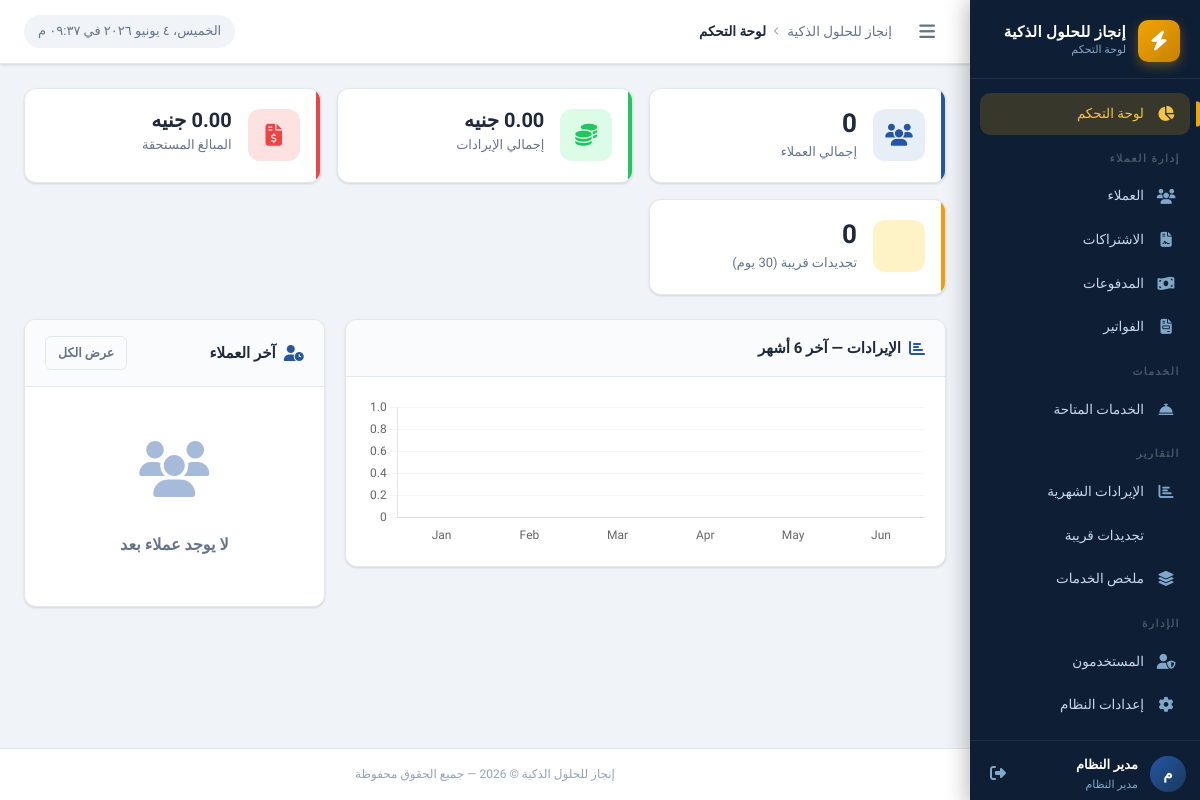
The page /dashboard.php (signed in) on the database as committed earlier.
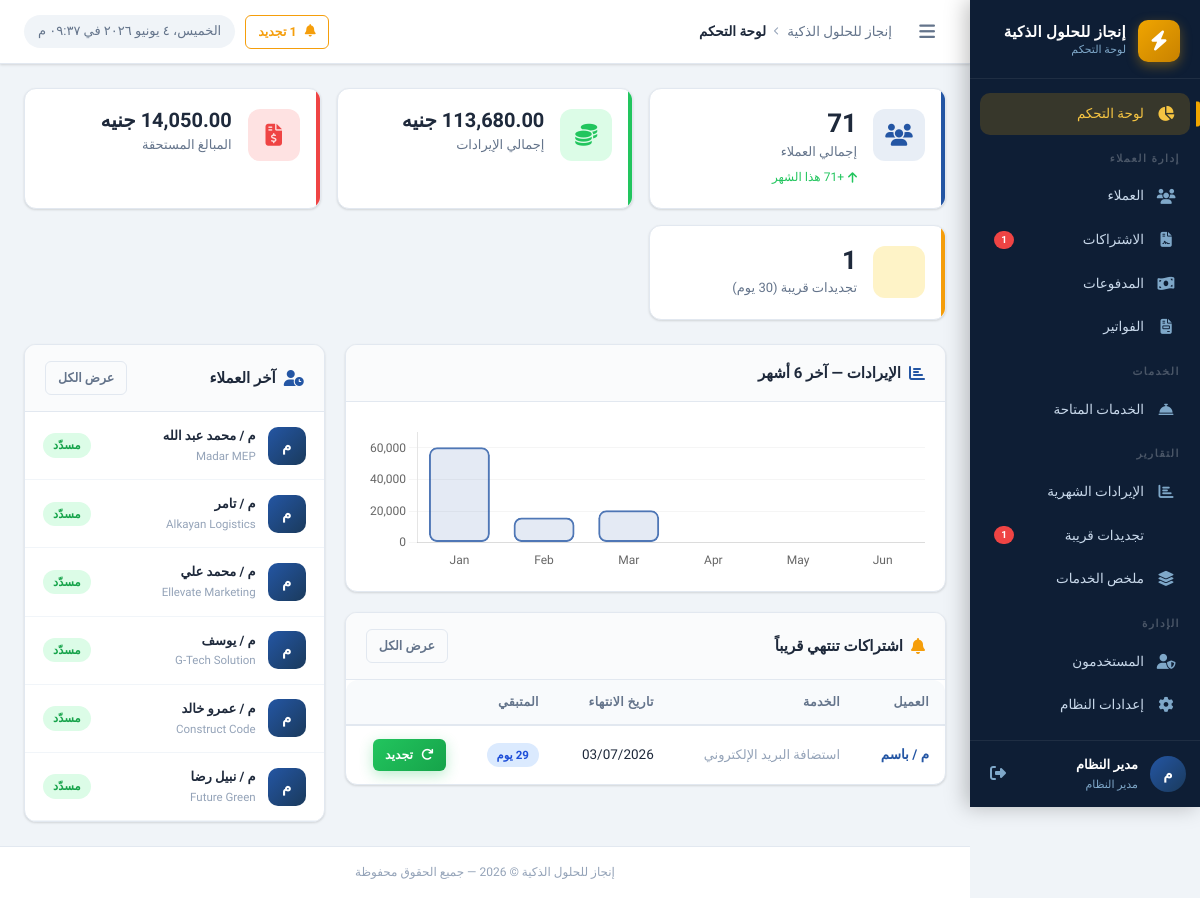
The same page on the database as committed later.
### tables this page shows
CREATE TABLE `client_subscriptions` (
  `id` int UNSIGNED NOT NULL,
  `client_id` int UNSIGNED NOT NULL,
  `service_id` int UNSIGNED NOT NULL,
  `plan_name` varchar(200) DEFAULT NULL COMMENT 'اسم الخطة (مثل: أساسية، بريميوم)',
  `price` decimal(10,2) NOT NULL DEFAULT '0.00' COMMENT 'سعر الاشتراك الفعلي',
  `start_date` date DEFAULT NULL,
  `end_date` date DEFAULT NULL,
  `status` enum('active','expired','cancelled','pending') NOT NULL DEFAULT 'active',
  `notes` text,
  `created_by` int UNSIGNED DEFAULT NULL,
  `created_at` datetime NOT NULL DEFAULT CURRENT_TIMESTAMP,
  `updated_at` datetime NOT NULL DEFAULT CURRENT_TIMESTAMP ON UPDATE CURRENT_TIMESTAMP
);

CREATE TABLE `clients` (
  `id` int UNSIGNED NOT NULL,
  `name` varchar(200) NOT NULL COMMENT 'اسم العميل',
  `company_name` varchar(200) DEFAULT NULL COMMENT 'اسم الشركة',
  `mobile` varchar(20) NOT NULL COMMENT 'رقم الموبايل',
  `mobile_2` varchar(20) DEFAULT NULL COMMENT 'رقم موبايل إضافي',
  `activity` varchar(200) DEFAULT NULL COMMENT 'النشاط التجاري',
  `domain` varchar(255) DEFAULT NULL,
  `domain_provider` varchar(100) DEFAULT NULL,
  `username_note` varchar(200) DEFAULT NULL COMMENT 'اسم المستخدم (للإشارة)',
  `email` varchar(200) DEFAULT NULL,
  `address` text,
  `notes` text,
  `status` tinyint(1) NOT NULL DEFAULT '1' COMMENT '1=نشط, 0=موقوف',
  `created_by` int UNSIGNED DEFAULT NULL,
  `created_at` datetime NOT NULL DEFAULT CURRENT_TIMESTAMP,
  `updated_at` datetime NOT NULL DEFAULT CURRENT_TIMESTAMP ON UPDATE CURRENT_TIMESTAMP
);

CREATE TABLE `services` (
  `id` int UNSIGNED NOT NULL,
  `name` varchar(200) NOT NULL COMMENT 'اسم الخدمة',
  `description` text,
  `default_price` decimal(10,2) NOT NULL DEFAULT '0.00',
  `duration_months` int NOT NULL DEFAULT '12' COMMENT 'مدة الاشتراك الافتراضية بالأشهر',
  `status` tinyint(1) NOT NULL DEFAULT '1',
  `created_by` int UNSIGNED DEFAULT NULL,
  `created_at` datetime NOT NULL DEFAULT CURRENT_TIMESTAMP,
  `sort_order` int NOT NULL DEFAULT '0'
);

### config/app.php (called while the page is built, shortened)
<?php
require_once INCLUDES_PATH . '/functions.php';
function getSettings(): array {
    static $settings = null;
    if ($settings === null) {
        try {
            $db  = getDB();
            $stmt = $db->query("SELECT `key`, `value` FROM `settings`");
            $settings = [];
            while ($row = $stmt->fetch()) {
                $settings[$row['key']] = $row['value'];
            }
        } catch (Exception $e) {
            $settings = [];
        }
    }
    return $settings;
}
function getSetting(string $key, string $default = ''): string {
    $settings = getSettings();
    return $settings[$key] ?? $default;
}

### includes/functions.php (called while the page is built, shortened)
<?php
function formatDate(?string $date, string $format = 'd/m/Y'): string {
    return date('d/m/Y', strtotime($date));
}
function e(mixed $value): string {
    return htmlspecialchars((string)$value, ENT_QUOTES, 'UTF-8');
}

### dashboard.php (the view, shortened to what the rows shown need)
<?php
require_once __DIR__ . '/config/app.php';
$db = getDB();
$warningDays = (int)getSetting('renewal_warning_days','30');
$latestClients = $db->query("
    SELECT c.*, COALESCE(SUM(CASE WHEN cs.status!='cancelled' THEN cs.price ELSE 0 END),0) as total,
           COALESCE((SELECT SUM(p.amount) FROM payments p WHERE p.client_id=c.id),0) as paid
    FROM clients c LEFT JOIN client_subscriptions cs ON cs.client_id=c.id
    GROUP BY c.id ORDER BY c.created_at DESC LIMIT 6
")->fetchAll();
$upcomingRenewals = $db->prepare("
    SELECT cs.*, c.name as client_name, c.mobile, s.name as service_name,
           DATEDIFF(cs.end_date, CURDATE()) as days_left
    FROM client_subscriptions cs
    JOIN clients c ON c.id=cs.client_id
    JOIN services s ON s.id=cs.service_id
    WHERE cs.status='active' AND cs.end_date BETWEEN CURDATE() AND DATE_ADD(CURDATE(), INTERVAL ? DAY)
    ORDER BY cs.end_date ASC LIMIT 8
");
$upcomingRenewals->execute([$warningDays]);
$upcomingRenewals = $upcomingRenewals->fetchAll();
$chartData = [];
for ($i = 5; $i >= 0; $i--) {
    $date  = new DateTime("first day of -$i month");
    $year  = $date->format('Y');
    $month = $date->format('m');
    $stmt  = $db->prepare("SELECT COALESCE(SUM(amount),0) FROM payments WHERE YEAR(payment_date)=? AND MONTH(payment_date)=?");
    $stmt->execute([$year,$month]);
    $chartData[] = ['label' => $date->format('M'), 'value' => (float)$stmt->fetchColumn()];
}
require_once INCLUDES_PATH . '/header.php';
?>
<div style="display:grid;grid-template-columns:2fr 1fr;gap:20px;align-items:start;">
  <div>
    <?php if (!empty($upcomingRenewals)): ?>
    <div class="card">
      <div class="table-wrapper">
        <table class="data-table">
          <thead>
            <tr><th>العميل</th><th>الخدمة</th><th>تاريخ الانتهاء</th><th>المتبقي</th><th></th></tr>
          </thead>
          <tbody>
            <?php foreach ($upcomingRenewals as $r): ?>
            <tr>
              <td>
                <a href="clients/view.php?id=<?= $r['client_id'] ?>" style="font-weight:600;">
                  <?= e($r['client_name']) ?>
                </a>
              </td>
              <td class="text-muted"><?= e($r['service_name']) ?></td>
              <td><?= formatDate($r['end_date']) ?></td>
              <td>
                <?php if ($r['days_left'] <= 7): ?>
                  <span class="badge badge-danger"><?= $r['days_left'] ?> يوم</span>
                <?php elseif ($r['days_left'] <= 14): ?>
                  <span class="badge badge-warning"><?= $r['days_left'] ?> يوم</span>
                <?php else: ?>
                  <span class="badge badge-info"><?= $r['days_left'] ?> يوم</span>
                <?php endif; ?>
              </td>
              <td>
                <a href="subscriptions/renew.php?id=<?= $r['id'] ?>" class="btn btn-sm btn-success">
                  <i class="fas fa-redo"></i> تجديد
                </a>
              </td>
            </tr>
            <?php endforeach; ?>
          </tbody>
        </table>
      </div>
    </div>
    <?php endif; ?>
  </div>
  <div>
    <div class="card">
      <div class="card-body" style="padding:0;">
        <?php foreach ($latestClients as $cl):
          $remaining = $cl['total'] - $cl['paid'];
        ?>
        <div style="display:flex;align-items:center;gap:12px;padding:14px 18px;border-bottom:1px solid #f1f5f9;transition:.15s;"
             onmouseover="this.style.background='#f8fbff'" onmouseout="this.style.background=''">
          <div style="width:38px;height:38px;border-radius:10px;background:linear-gradient(135deg,var(--primary-light),var(--primary));
                      display:flex;align-items:center;justify-content:center;color:#fff;font-weight:800;font-size:15px;flex-shrink:0;">
            <?= e(mb_substr($cl['name'],0,1,'UTF-8')) ?>
          </div>
          <div style="flex:1;min-width:0;">
            <a href="clients/view.php?id=<?= $cl['id'] ?>" style="font-weight:700;color:var(--text-primary);display:block;white-space:nowrap;overflow:hidden;text-overflow:ellipsis;">
              <?= e($cl['name']) ?>
            </a>
            <?php if ($cl['company_name']): ?>
            <div style="font-size:11.5px;color:var(--text-muted);"><?= e($cl['company_name']) ?></div>
            <?php endif; ?>
          </div>
          <div style="text-align:left;flex-shrink:0;">
            <?php if ($remaining > 0): ?>
            <div style="font-size:12px;color:var(--danger);font-weight:700;"><?= formatMoney($remaining) ?></div>
            <div style="font-size:10.5px;color:var(--text-muted);">متبقي</div>
            <?php else: ?>
            <span class="badge badge-success">مسدّد</span>
            <?php endif; ?>
          </div>
        </div>
        <?php endforeach; ?>
      </div>
    </div>
  </div>
</div>
<script>
// Revenue Chart
const ctx = document.getElementById('revenueChart');
if (ctx) {
  new Chart(ctx, {
    type: 'bar',
    data: {
      labels: [<?= implode(',', array_map(fn($d) => '"'.$d['label'].'"', $chartData)) ?>],
      datasets: [{
        label: 'الإيرادات',
        data: [<?= implode(',', array_column($chartData,'value')) ?>],
        backgroundColor: 'rgba(36,86,164,0.12)',
        borderColor: 'rgba(36,86,164,0.8)',
        borderWidth: 2,
        borderRadius: 8,
        borderSkipped: false,
      }]
    },
    options: {
      responsive: true,
      plugins: {
        legend: { display: false },
        tooltip: {
          callbacks: {
            label: ctx => ctx.parsed.y.toLocaleString('ar-EG', {minimumFractionDigits:2}) + ' <?= getSetting('currency','جنيه') ?>'
          }
        }
      },
      scales: {
        y: {
          beginAtZero: true,
          grid: { color: 'rgba(0,0,0,.04)' },
          ticks: { font: { family: 'Cairo' } }
        },
        x: {
          grid: { display: false },
          ticks: { font: { family: 'Cairo' } }
        }
      }
    }
  });
}
</script>
<?php require_once INCLUDES_PATH . '/footer.php'; ?>

Rows that differ between the two databases and show on the page:
added client_subscriptions: client.name "م / باسم", service.name "استضافة البريد الإلكتروني", end_date "03/07/2026", days_left "29"
added clients: name "م", name "م / محمد عبد الله", company_name "Madar MEP"
added clients: name "م", name "م / تامر", company_name "Alkayan Logistics"
added clients: name "م", name "م / محمد علي", company_name "Ellevate Marketing"
added clients: name "م", name "م / يوسف", company_name "G-Tech Solution"
added clients: name "م", name "م / عمرو خالد", company_name "Construct Code"
added clients: name "م", name "م / نبيل رضا", company_name "Future Green"
Other text that changed with them:
$renewalCount: (not shown) → "1"
$totalClients: "0" → "71"
formatMoney($totalRevenue): "0.00 جنيه" → "113,680.00 جنيه"
formatMoney(max(0,$totalDebt)): "0.00 جنيه" → "14,050.00 جنيه"
$renewalsSoon: "0" → "1"
chart data {{ implode(',', array_column($chartData,'value')) }}: 0,0,0,0,0,0 → 60420,15950,20450,0,0,0
text no longer shown: "لا يوجد عملاء بعد"
text now shown: "تجديد + هذا الشهر اشتراكات تنتهي قريباً عرض الكل العميل الخدمة تاريخ الانتهاء المتبقي"
